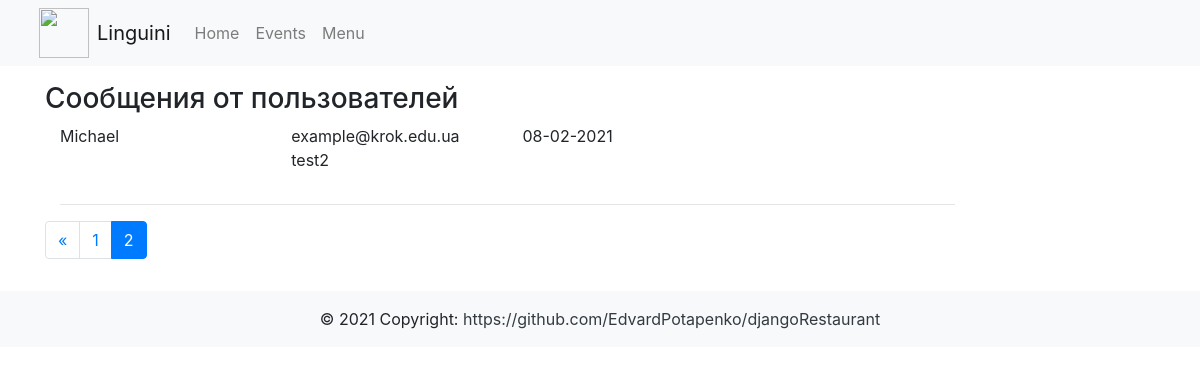
Page /view/?page=2 (signed in) on the committed database.
### websiteApp/models.py (models this page shows, shortened)
class Reservation(models.Model):
    user_name = models.CharField(max_length=50)
    user_email = models.EmailField()
    message = models.CharField(max_length=200)
    is_processed = models.BooleanField(default=False)
    send_date = models.DateField(auto_now_add=True)

### userMessages/views.py (the view)
# urls.py: path('view/', messages_view),
@login_required(login_url='/login/')
@user_passes_test(lambda u: u.groups.filter(name = 'manager').exists() or u.is_staff, login_url='/login/')
def messages_view(request):
    messages = Reservation.objects.filter(is_processed=False).order_by('send_date')
    paginator = Paginator(messages, 2)
    page = request.GET.get('page')
    messages_page = paginator.get_page(page)
    return render(request, 'messages.html', context={'items': messages_page})

### userMessages/templates/messages.html (shortened to what this page needs)
{% extends 'base.html' %}
{% block content %}
    <div class="container">
        <h3>Сообщения от пользователей</h3>
        <div class="col-md-10 col-md-offset-1">
            {% for item in items %}
                <div class="row">
                    <div class="col-md-3">{{ item.user_name }}</div>
                    <div class="col-md-3">{{ item.user_email }}</div>
                    <div class="col-md-3">{{ item.send_date | date:'d-m-Y' }}</div>
                </div>
                <div class="row">
                    <div class="col-md-3"></div>
                    <div class="col-md-9"><p>{{ item.message }}</p></div>
                </div>
                <hr/>
            {% endfor %}
        </div>
    </div>
    <div id="navigation" class="container">
        <div class="row">
            <div class="col-md-10 col-md-offset-1">
                <nav aria-label="Page navigation example">
                    <ul class="pagination">
                        {% if items.has_previous %}
                            <li class="page-item">
                                <a class="page-link" href="?page={{ items.previous_page_number }}"
                                   aria-label="Previous">
                                    <span aria-hidden="true">&laquo;</span>
                                </a>
                            </li>
                        {% endif %}
                        {% for page in items.paginator.page_range %}
                            {% if page == items.number %}
                                <li class="page-item active">
                                    <a class="page-link" href="#"> {{ page }}
                                    </a>
                                </li>
                            {% else %}
                                <li class="page-item">
                                    <a class="page-link" href="?page={{ page }}">
                                        {{ page }}
                                    </a>
                                </li>
                            {% endif %}
                        {% endfor %}
                    </ul>
                </nav>
            </div>
        </div>
    </div>
{% endblock %}

### rows in the picture
Reservation: user_name "Michael", user_email "example@krok.edu.ua", send_date "08-02-2021", message "test2"

### other values in the picture
{{ page }} "1"
{{ page }} "2"
